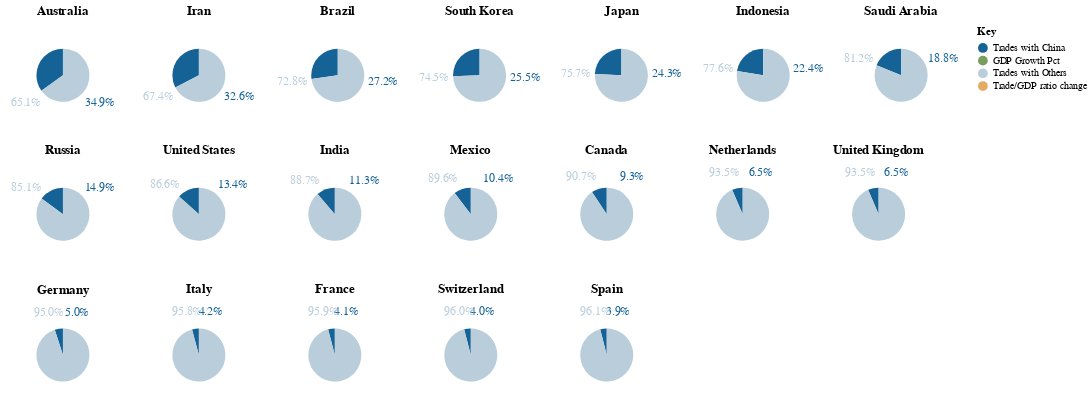

Notebook code for this chart:
### Code cell
my_altair.get_china_section_1()

### Figure 1 — Vega-Lite specification as saved in the notebook (floating-point values rounded to 4 significant figures; data arrays with more than 128 entries replaced by an {"elided": "..."} marker saying what was removed)
{"config": {"view": {"continuousWidth": 400, "continuousHeight": 300}, "title": {"baseline": "line-top", "dy": -5}}, "vconcat": [{"hconcat": [{"layer": [{"mark": {"type": "arc", "outerRadius": 27.14}, "encoding": {"color": {"field": "isChinaPartner", "legend": {"title": "Key"}, "scale": {"domain": ["Trades with China", "GDP Growth Pct", "Trades with Others", "Trade/GDP ratio change"], "range": ["#156296", "#799D5E", "#B9CDDB", "#E4AB65"]}, "type": "nominal"}, "theta": {"field": "total_trade", "type": "quantitative"}, "tooltip": {"field": "total_trade", "format": "$,.0f", "type": "quantitative"}}, "selection": {"Year": {"type": "single", "bind": {"input": "range", "max": 2020, "min": 2014, "step": 1}, "fields": ["Year"], "init": {"Year": 2020}}}, "transform": [{"filter": {"equal": "Australia", "field": "Country"}}]}, {"mark": {"type": "text", "radius": 46.67, "size": 12}, "encoding": {"color": {"field": "isChinaPartner", "legend": {"title": "Key"}, "scale": {"domain": ["Trades with China", "GDP Growth Pct", "Trades with Others", "Trade/GDP ratio change"], "range": ["#156296", "#799D5E", "#B9CDDB", "#E4AB65"]}, "type": "nominal"}, "text": {"field": "PercentOfTotal", "format": ".1%", "type": "quantitative"}, "theta": {"field": "total_trade", "type": "quantitative"}, "tooltip": {"field": "total_trade", "format": "$,.0f", "type": "quantitative"}}, "transform": [{"calculate": "datum.total_trade / datum.total_toWorld_trade", "as": "PercentOfTotal"}, {"filter": {"equal": "Australia", "field": "Country"}}]}], "height": 100.0, "title": "Australia", "transform": [{"filter": {"selection": "Year"}}], "width": 118.8}, {"layer": [{"mark": {"type": "arc", "outerRadius": 27.14}, "encoding": {"color": {"field": "isChinaPartner", "legend": {"title": "Key"}, "scale": {"domain": ["Trades with China", "GDP Growth Pct", "Trades with Others", "Trade/GDP ratio change"], "range": ["#156296", "#799D5E", "#B9CDDB", "#E4AB65"]}, "type": "nominal"}, "theta": {"field": "total_trade", "type": "quantitative"}, "tooltip": {"field": "total_trade", "format": "$,.0f", "type": "quantitative"}}, "selection": {"Year": {"type": "single", "bind": {"input": "range", "max": 2020, "min": 2014, "step": 1}, "fields": ["Year"], "init": {"Year": 2020}}}, "transform": [{"filter": {"equal": "Iran", "field": "Country"}}]}, {"mark": {"type": "text", "radius": 46.67, "size": 12}, "encoding": {"color": {"field": "isChinaPartner", "legend": {"title": "Key"}, "scale": {"domain": ["Trades with China", "GDP Growth Pct", "Trades with Others", "Trade/GDP ratio change"], "range": ["#156296", "#799D5E", "#B9CDDB", "#E4AB65"]}, "type": "nominal"}, "text": {"field": "PercentOfTotal", "format": ".1%", "type": "quantitative"}, "theta": {"field": "total_trade", "type": "quantitative"}, "tooltip": {"field": "total_trade", "format": "$,.0f", "type": "quantitative"}}, "transform": [{"calculate": "datum.total_trade / datum.total_toWorld_trade", "as": "PercentOfTotal"}, {"filter": {"equal": "Iran", "field": "Country"}}]}], "height": 100.0, "title": "Iran", "transform": [{"filter": {"selection": "Year"}}], "width": 118.8}, {"layer": [{"mark": {"type": "arc", "outerRadius": 27.14}, "encoding": {"color": {"field": "isChinaPartner", "legend": {"title": "Key"}, "scale": {"domain": ["Trades with China", "GDP Growth Pct", "Trades with Others", "Trade/GDP ratio change"], "range": ["#156296", "#799D5E", "#B9CDDB", "#E4AB65"]}, "type": "nominal"}, "theta": {"field": "total_trade", "type": "quantitative"}, "tooltip": {"field": "total_trade", "format": "$,.0f", "type": "quantitative"}}, "selection": {"Year": {"type": "single", "bind": {"input": "range", "max": 2020, "min": 2014, "step": 1}, "fields": ["Year"], "init": {"Year": 2020}}}, "transform": [{"filter": {"equal": "Brazil", "field": "Country"}}]}, {"mark": {"type": "text", "radius": 46.67, "size": 12}, "encoding": {"color": {"field": "isChinaPartner", "legend": {"title": "Key"}, "scale": {"domain": ["Trades with China", "GDP Growth Pct", "Trades with Others", "Trade/GDP ratio change"], "range": ["#156296", "#799D5E", "#B9CDDB", "#E4AB65"]}, "type": "nominal"}, "text": {"field": "PercentOfTotal", "format": ".1%", "type": "quantitative"}, "theta": {"field": "total_trade", "type": "quantitative"}, "tooltip": {"field": "total_trade", "format": "$,.0f", "type": "quantitative"}}, "transform": [{"calculate": "datum.total_trade / datum.total_toWorld_trade", "as": "PercentOfTotal"}, {"filter": {"equal": "Brazil", "field": "Country"}}]}], "height": 100.0, "title": "Brazil", "transform": [{"filter": {"selection": "Year"}}], "width": 118.8}, {"layer": [{"mark": {"type": "arc", "outerRadius": 27.14}, "encoding": {"color": {"field": "isChinaPartner", "legend": {"title": "Key"}, "scale": {"domain": ["Trades with China", "GDP Growth Pct", "Trades with Others", "Trade/GDP ratio change"], "range": ["#156296", "#799D5E", "#B9CDDB", "#E4AB65"]}, "type": "nominal"}, "theta": {"field": "total_trade", "type": "quantitative"}, "tooltip": {"field": "total_trade", "format": "$,.0f", "type": "quantitative"}}, "selection": {"Year": {"type": "single", "bind": {"input": "range", "max": 2020, "min": 2014, "step": 1}, "fields": ["Year"], "init": {"Year": 2020}}}, "transform": [{"filter": {"equal": "South Korea", "field": "Country"}}]}, {"mark": {"type": "text", "radius": 46.67, "size": 12}, "encoding": {"color": {"field": "isChinaPartner", "legend": {"title": "Key"}, "scale": {"domain": ["Trades with China", "GDP Growth Pct", "Trades with Others", "Trade/GDP ratio change"], "range": ["#156296", "#799D5E", "#B9CDDB", "#E4AB65"]}, "type": "nominal"}, "text": {"field": "PercentOfTotal", "format": ".1%", "type": "quantitative"}, "theta": {"field": "total_trade", "type": "quantitative"}, "tooltip": {"field": "total_trade", "format": "$,.0f", "type": "quantitative"}}, "transform": [{"calculate": "datum.total_trade / datum.total_toWorld_trade", "as": "PercentOfTotal"}, {"filter": {"equal": "South Korea", "field": "Country"}}]}], "height": 100.0, "title": "South Korea", "transform": [{"filter": {"selection": "Year"}}], "width": 118.8}, {"layer": [{"mark": {"type": "arc", "outerRadius": 27.14}, "encoding": {"color": {"field": "isChinaPartner", "legend": {"title": "Key"}, "scale": {"domain": ["Trades with China", "GDP Growth Pct", "Trades with Others", "Trade/GDP ratio change"], "range": ["#156296", "#799D5E", "#B9CDDB", "#E4AB65"]}, "type": "nominal"}, "theta": {"field": "total_trade", "type": "quantitative"}, "tooltip": {"field": "total_trade", "format": "$,.0f", "type": "quantitative"}}, "selection": {"Year": {"type": "single", "bind": {"input": "range", "max": 2020, "min": 2014, "step": 1}, "fields": ["Year"], "init": {"Year": 2020}}}, "transform": [{"filter": {"equal": "Japan", "field": "Country"}}]}, {"mark": {"type": "text", "radius": 46.67, "size": 12}, "encoding": {"color": {"field": "isChinaPartner", "legend": {"title": "Key"}, "scale": {"domain": ["Trades with China", "GDP Growth Pct", "Trades with Others", "Trade/GDP ratio change"], "range": ["#156296", "#799D5E", "#B9CDDB", "#E4AB65"]}, "type": "nominal"}, "text": {"field": "PercentOfTotal", "format": ".1%", "type": "quantitative"}, "theta": {"field": "total_trade", "type": "quantitative"}, "tooltip": {"field": "total_trade", "format": "$,.0f", "type": "quantitative"}}, "transform": [{"calculate": "datum.total_trade / datum.total_toWorld_trade", "as": "PercentOfTotal"}, {"filter": {"equal": "Japan", "field": "Country"}}]}], "height": 100.0, "title": "Japan", "transform": [{"filter": {"selection": "Year"}}], "width": 118.8}, {"layer": [{"mark": {"type": "arc", "outerRadius": 27.14}, "encoding": {"color": {"field": "isChinaPartner", "legend": {"title": "Key"}, "scale": {"domain": ["Trades with China", "GDP Growth Pct", "Trades with Others", "Trade/GDP ratio change"], "range": ["#156296", "#799D5E", "#B9CDDB", "#E4AB65"]}, "type": "nominal"}, "theta": {"field": "total_trade", "type": "quantitative"}, "tooltip": {"field": "total_trade", "format": "$,.0f", "type": "quantitative"}}, "selection": {"Year": {"type": "single", "bind": {"input": "range", "max": 2020, "min": 2014, "step": 1}, "fields": ["Year"], "init": {"Year": 2020}}}, "transform": [{"filter": {"equal": "Indonesia", "field": "Country"}}]}, {"mark": {"type": "text", "radius": 46.67, "size": 12}, "encoding": {"color": {"field": "isChinaPartner", "legend": {"title": "Key"}, "scale": {"domain": ["Trades with China", "GDP Growth Pct", "Trades with Others", "Trade/GDP ratio change"], "range": ["#156296", "#799D5E", "#B9CDDB", "#E4AB65"]}, "type": "nominal"}, "text": {"field": "PercentOfTotal", "format": ".1%", "type": "quantitative"}, "theta": {"field": "total_trade", "type": "quantitative"}, "tooltip": {"field": "total_trade", "format": "$,.0f", "type": "quantitative"}}, "transform": [{"calculate": "datum.total_trade / datum.total_toWorld_trade", "as": "PercentOfTotal"}, {"filter": {"equal": "Indonesia", "field": "Country"}}]}], "height": 100.0, "title": "Indonesia", "transform": [{"filter": {"selection": "Year"}}], "width": 118.8}, {"layer": [{"mark": {"type": "arc", "outerRadius": 27.14}, "encoding": {"color": {"field": "isChinaPartner", "legend": {"title": "Key"}, "scale": {"domain": ["Trades with China", "GDP Growth Pct", "Trades with Others", "Trade/GDP ratio change"], "range": ["#156296", "#799D5E", "#B9CDDB", "#E4AB65"]}, "type": "nominal"}, "theta": {"field": "total_trade", "type": "quantitative"}, "tooltip": {"field": "total_trade", "format": "$,.0f", "type": "quantitative"}}, "selection": {"Year": {"type": "single", "bind": {"input": "range", "max": 2020, "min": 2014, "step": 1}, "fields": ["Year"], "init": {"Year": 2020}}}, "transform": [{"filter": {"equal": "Saudi Arabia", "field": "Country"}}]}, {"mark": {"type": "text", "radius": 46.67, "size": 12}, "encoding": {"color": {"field": "isChinaPartner", "legend": {"title": "Key"}, "scale": {"domain": ["Trades with China", "GDP Growth Pct", "Trades with Others", "Trade/GDP ratio change"], "range": ["#156296", "#799D5E", "#B9CDDB", "#E4AB65"]}, "type": "nominal"}, "text": {"field": "PercentOfTotal", "format": ".1%", "type": "quantitative"}, "theta": {"field": "total_trade", "type": "quantitative"}, "tooltip": {"field": "total_trade", "format": "$,.0f", "type": "quantitative"}}, "transform": [{"calculate": "datum.total_trade / datum.total_toWorld_trade", "as": "PercentOfTotal"}, {"filter": {"equal": "Saudi Arabia", "field": "Country"}}]}], "height": 100.0, "title": "Saudi Arabia", "transform": [{"filter": {"selection": "Year"}}], "width": 118.8}]}, {"hconcat": [{"layer": [{"mark": {"type": "arc", "outerRadius": 27.14}, "encoding": {"color": {"field": "isChinaPartner", "legend": {"title": "Key"}, "scale": {"domain": ["Trades with China", "GDP Growth Pct", "Trades with Others", "Trade/GDP ratio change"], "range": ["#156296", "#799D5E", "#B9CDDB", "#E4AB65"]}, "type": "nominal"}, "theta": {"field": "total_trade", "type": "quantitative"}, "tooltip": {"field": "total_trade", "format": "$,.0f", "type": "quantitative"}}, "selection": {"Year": {"type": "single", "bind": {"input": "range", "max": 2020, "min": 2014, "step": 1}, "fields": ["Year"], "init": {"Year": 2020}}}, "transform": [{"filter": {"equal": "Russia", "field": "Country"}}]}, {"mark": {"type": "text", "radius": 46.67, "size": 12}, "encoding": {"color": {"field": "isChinaPartner", "legend": {"title": "Key"}, "scale": {"domain": ["Trades with China", "GDP Growth Pct", "Trades with Others", "Trade/GDP ratio change"], "range": ["#156296", "#799D5E", "#B9CDDB", "#E4AB65"]}, "type": "nominal"}, "text": {"field": "PercentOfTotal", "format": ".1%", "type": "quantitative"}, "theta": {"field": "total_trade", "type": "quantitative"}, "tooltip": {"field": "total_trade", "format": "$,.0f", "type": "quantitative"}}, "transform": [{"calculate": "datum.total_trade / datum.total_toWorld_trade", "as": "PercentOfTotal"}, {"filter": {"equal": "Russia", "field": "Country"}}]}], "height": 100.0, "title": "Russia", "transform": [{"filter": {"selection": "Year"}}], "width": 118.8}, {"layer": [{"mark": {"type": "arc", "outerRadius": 27.14}, "encoding": {"color": {"field": "isChinaPartner", "legend": {"title": "Key"}, "scale": {"domain": ["Trades with China", "GDP Growth Pct", "Trades with Others", "Trade/GDP ratio change"], "range": ["#156296", "#799D5E", "#B9CDDB", "#E4AB65"]}, "type": "nominal"}, "theta": {"field": "total_trade", "type": "quantitative"}, "tooltip": {"field": "total_trade", "format": "$,.0f", "type": "quantitative"}}, "selection": {"Year": {"type": "single", "bind": {"input": "range", "max": 2020, "min": 2014, "step": 1}, "fields": ["Year"], "init": {"Year": 2020}}}, "transform": [{"filter": {"equal": "United States", "field": "Country"}}]}, {"mark": {"type": "text", "radius": 46.67, "size": 12}, "encoding": {"color": {"field": "isChinaPartner", "legend": {"title": "Key"}, "scale": {"domain": ["Trades with China", "GDP Growth Pct", "Trades with Others", "Trade/GDP ratio change"], "range": ["#156296", "#799D5E", "#B9CDDB", "#E4AB65"]}, "type": "nominal"}, "text": {"field": "PercentOfTotal", "format": ".1%", "type": "quantitative"}, "theta": {"field": "total_trade", "type": "quantitative"}, "tooltip": {"field": "total_trade", "format": "$,.0f", "type": "quantitative"}}, "transform": [{"calculate": "datum.total_trade / datum.total_toWorld_trade", "as": "PercentOfTotal"}, {"filter": {"equal": "United States", "field": "Country"}}]}], "height": 100.0, "title": "United States", "transform": [{"filter": {"selection": "Year"}}], "width": 118.8}, {"layer": [{"mark": {"type": "arc", "outerRadius": 27.14}, "encoding": {"color": {"field": "isChinaPartner", "legend": {"title": "Key"}, "scale": {"domain": ["Trades with China", "GDP Growth Pct", "Trades with Others", "Trade/GDP ratio change"], "range": ["#156296", "#799D5E", "#B9CDDB", "#E4AB65"]}, "type": "nominal"}, "theta": {"field": "total_trade", "type": "quantitative"}, "tooltip": {"field": "total_trade", "format": "$,.0f", "type": "quantitative"}}, "selection": {"Year": {"type": "single", "bind": {"input": "range", "max": 2020, "min": 2014, "step": 1}, "fields": ["Year"], "init": {"Year": 2020}}}, "transform": [{"filter": {"equal": "India", "field": "Country"}}]}, {"mark": {"type": "text", "radius": 46.67, "size": 12}, "encoding": {"color": {"field": "isChinaPartner", "legend": {"title": "Key"}, "scale": {"domain": ["Trades with China", "GDP Growth Pct", "Trades with Others", "Trade/GDP ratio change"], "range": ["#156296", "#799D5E", "#B9CDDB", "#E4AB65"]}, "type": "nominal"}, "text": {"field": "PercentOfTotal", "format": ".1%", "type": "quantitative"}, "theta": {"field": "total_trade", "type": "quantitative"}, "tooltip": {"field": "total_trade", "format": "$,.0f", "type": "quantitative"}}, "transform": [{"calculate": "datum.total_trade / datum.total_toWorld_trade", "as": "PercentOfTotal"}, {"filter": {"equal": "India", "field": "Country"}}]}], "height": 100.0, "title": "India", "transform": [{"filter": {"selection": "Year"}}], "width": 118.8}, {"layer": [{"mark": {"type": "arc", "outerRadius": 27.14}, "encoding": {"color": {"field": "isChinaPartner", "legend": {"title": "Key"}, "scale": {"domain": ["Trades with China", "GDP Growth Pct", "Trades with Others", "Trade/GDP ratio change"], "range": ["#156296", "#799D5E", "#B9CDDB", "#E4AB65"]}, "type": "nominal"}, "theta": {"field": "total_trade", "type": "quantitative"}, "tooltip": {"field": "total_trade", "format": "$,.0f", "type": "quantitative"}}, "selection": {"Year": {"type": "single", "bind": {"input": "range", "max": 2020, "min": 2014, "step": 1}, "fields": ["Year"], "init": {"Year": 2020}}}, "transform": [{"filter": {"equal": "Mexico", "field": "Country"}}]}, {"mark": {"type": "text", "radius": 46.67, "size": 12}, "encoding": {"color": {"field": "isChinaPartner", "legend": {"title": "Key"}, "scale": {"domain": ["Trades with China", "GDP Growth Pct", "Trades with Others", "Trade/GDP ratio change"], "range": ["#156296", "#799D5E", "#B9CDDB", "#E4AB65"]}, "type": "nominal"}, "text": {"field": "PercentOfTotal", "format": ".1%", "type": "quantitative"}, "theta": {"field": "total_trade", "type": "quantitative"}, "tooltip": {"field": "total_trade", "format": "$,.0f", "type": "quantitative"}}, "transform": [{"calculate": "datum.total_trade / datum.total_toWorld_trade", "as": "PercentOfTotal"}, {"filter": {"equal": "Mexico", "field": "Country"}}]}], "height": 100.0, "title": "Mexico", "transform": [{"filter": {"selection": "Year"}}], "width": 118.8}, {"layer": [{"mark": {"type": "arc", "outerRadius": 27.14}, "encoding": {"color": {"field": "isChinaPartner", "legend": {"title": "Key"}, "scale": {"domain": ["Trades with China", "GDP Growth Pct", "Trades with Others", "Trade/GDP ratio change"], "range": ["#156296", "#799D5E", "#B9CDDB", "#E4AB65"]}, "type": "nominal"}, "theta": {"field": "total_trade", "type": "quantitative"}, "tooltip": {"field": "total_trade", "format": "$,.0f", "type": "quantitative"}}, "selection": {"Year": {"type": "single", "bind": {"input": "range", "max": 2020, "min": 2014, "step": 1}, "fields": ["Year"], "init": {"Year": 2020}}}, "transform": [{"filter": {"equal": "Canada", "field": "Country"}}]}, {"mark": {"type": "text", "radius": 46.67, "size": 12}, "encoding": {"color": {"field": "isChinaPartner", "legend": {"title": "Key"}, "scale": {"domain": ["Trades with China", "GDP Growth Pct", "Trades with Others", "Trade/GDP ratio change"], "range": ["#156296", "#799D5E", "#B9CDDB", "#E4AB65"]}, "type": "nominal"}, "text": {"field": "PercentOfTotal", "format": ".1%", "type": "quantitative"}, "theta": {"field": "total_trade", "type": "quantitative"}, "tooltip": {"field": "total_trade", "format": "$,.0f", "type": "quantitative"}}, "transform": [{"calculate": "datum.total_trade / datum.total_toWorld_trade", "as": "PercentOfTotal"}, {"filter": {"equal": "Canada", "field": "Country"}}]}], "height": 100.0, "title": "Canada", "transform": [{"filter": {"selection": "Year"}}], "width": 118.8}, {"layer": [{"mark": {"type": "arc", "outerRadius": 27.14}, "encoding": {"color": {"field": "isChinaPartner", "legend": {"title": "Key"}, "scale": {"domain": ["Trades with China", "GDP Growth Pct", "Trades with Others", "Trade/GDP ratio change"], "range": ["#156296", "#799D5E", "#B9CDDB", "#E4AB65"]}, "type": "nominal"}, "theta": {"field": "total_trade", "type": "quantitative"}, "tooltip": {"field": "total_trade", "format": "$,.0f", "type": "quantitative"}}, "selection": {"Year": {"type": "single", "bind": {"input": "range", "max": 2020, "min": 2014, "step": 1}, "fields": ["Year"], "init": {"Year": 2020}}}, "transform": [{"filter": {"equal": "Netherlands", "field": "Country"}}]}, {"mark": {"type": "text", "radius": 46.67, "size": 12}, "encoding": {"color": {"field": "isChinaPartner", "legend": {"title": "Key"}, "scale": {"domain": ["Trades with China", "GDP Growth Pct", "Trades with Others", "Trade/GDP ratio change"], "range": ["#156296", "#799D5E", "#B9CDDB", "#E4AB65"]}, "type": "nominal"}, "text": {"field": "PercentOfTotal", "format": ".1%", "type": "quantitative"}, "theta": {"field": "total_trade", "type": "quantitative"}, "tooltip": {"field": "total_trade", "format": "$,.0f", "type": "quantitative"}}, "transform": [{"calculate": "datum.total_trade / datum.total_toWorld_trade", "as": "PercentOfTotal"}, {"filter": {"equal": "Netherlands", "field": "Country"}}]}], "height": 100.0, "title": "Netherlands", "transform": [{"filter": {"selection": "Year"}}], "width": 118.8}, {"layer": [{"mark": {"type": "arc", "outerRadius": 27.14}, "encoding": {"color": {"field": "isChinaPartner", "legend": {"title": "Key"}, "scale": {"domain": ["Trades with China", "GDP Growth Pct", "Trades with Others", "Trade/GDP ratio change"], "range": ["#156296", "#799D5E", "#B9CDDB", "#E4AB65"]}, "type": "nominal"}, "theta": {"field": "total_trade", "type": "quantitative"}, "tooltip": {"field": "total_trade", "format": "$,.0f", "type": "quantitative"}}, "selection": {"Year": {"type": "single", "bind": {"input": "range", "max": 2020, "min": 2014, "step": 1}, "fields": ["Year"], "init": {"Year": 2020}}}, "transform": [{"filter": {"equal": "United Kingdom", "field": "Country"}}]}, {"mark": {"type": "text", "radius": 46.67, "size": 12}, "encoding": {"color": {"field": "isChinaPartner", "legend": {"title": "Key"}, "scale": {"domain": ["Trades with China", "GDP Growth Pct", "Trades with Others", "Trade/GDP ratio change"], "range": ["#156296", "#799D5E", "#B9CDDB", "#E4AB65"]}, "type": "nominal"}, "text": {"field": "PercentOfTotal", "format": ".1%", "type": "quantitative"}, "theta": {"field": "total_trade", "type": "quantitative"}, "tooltip": {"field": "total_trade", "format": "$,.0f", "type": "quantitative"}}, "transform": [{"calculate": "datum.total_trade / datum.total_toWorld_trade", "as": "PercentOfTotal"}, {"filter": {"equal": "United Kingdom", "field": "Country"}}]}], "height": 100.0, "title": "United Kingdom", "transform": [{"filter": {"selection": "Year"}}], "width": 118.8}]}, {"hconcat": [{"layer": [{"mark": {"type": "arc", "outerRadius": 27.14}, "encoding": {"color": {"field": "isChinaPartner", "legend": {"title": "Key"}, "scale": {"domain": ["Trades with China", "GDP Growth Pct", "Trades with Others", "Trade/GDP ratio change"], "range": ["#156296", "#799D5E", "#B9CDDB", "#E4AB65"]}, "type": "nominal"}, "theta": {"field": "total_trade", "type": "quantitative"}, "tooltip": {"field": "total_trade", "format": "$,.0f", "type": "quantitative"}}, "selection": {"Year": {"type": "single", "bind": {"input": "range", "max": 2020, "min": 2014, "step": 1}, "fields": ["Year"], "init": {"Year": 2020}}}, "transform": [{"filter": {"equal": "Germany", "field": "Country"}}]}, {"mark": {"type": "text", "radius": 46.67, "size": 12}, "encoding": {"color": {"field": "isChinaPartner", "legend": {"title": "Key"}, "scale": {"domain": ["Trades with China", "GDP Growth Pct", "Trades with Others", "Trade/GDP ratio change"], "range": ["#156296", "#799D5E", "#B9CDDB", "#E4AB65"]}, "type": "nominal"}, "text": {"field": "PercentOfTotal", "format": ".1%", "type": "quantitative"}, "theta": {"field": "total_trade", "type": "quantitative"}, "tooltip": {"field": "total_trade", "format": "$,.0f", "type": "quantitative"}}, "transform": [{"calculate": "datum.total_trade / datum.total_toWorld_trade", "as": "PercentOfTotal"}, {"filter": {"equal": "Germany", "field": "Country"}}]}], "height": 100.0, "title": "Germany", "transform": [{"filter": {"selection": "Year"}}], "width": 118.8}, {"layer": [{"mark": {"type": "arc", "outerRadius": 27.14}, "encoding": {"color": {"field": "isChinaPartner", "legend": {"title": "Key"}, "scale": {"domain": ["Trades with China", "GDP Growth Pct", "Trades with Others", "Trade/GDP ratio change"], "range": ["#156296", "#799D5E", "#B9CDDB", "#E4AB65"]}, "type": "nominal"}, "theta": {"field": "total_trade", "type": "quantitative"}, "tooltip": {"field": "total_trade", "format": "$,.0f", "type": "quantitative"}}, "selection": {"Year": {"type": "single", "bind": {"input": "range", "max": 2020, "min": 2014, "step": 1}, "fields": ["Year"], "init": {"Year": 2020}}}, "transform": [{"filter": {"equal": "Italy", "field": "Country"}}]}, {"mark": {"type": "text", "radius": 46.67, "size": 12}, "encoding": {"color": {"field": "isChinaPartner", "legend": {"title": "Key"}, "scale": {"domain": ["Trades with China", "GDP Growth Pct", "Trades with Others", "Trade/GDP ratio change"], "range": ["#156296", "#799D5E", "#B9CDDB", "#E4AB65"]}, "type": "nominal"}, "text": {"field": "PercentOfTotal", "format": ".1%", "type": "quantitative"}, "theta": {"field": "total_trade", "type": "quantitative"}, "tooltip": {"field": "total_trade", "format": "$,.0f", "type": "quantitative"}}, "transform": [{"calculate": "datum.total_trade / datum.total_toWorld_trade", "as": "PercentOfTotal"}, {"filter": {"equal": "Italy", "field": "Country"}}]}], "height": 100.0, "title": "Italy", "transform": [{"filter": {"selection": "Year"}}], "width": 118.8}, {"layer": [{"mark": {"type": "arc", "outerRadius": 27.14}, "encoding": {"color": {"field": "isChinaPartner", "legend": {"title": "Key"}, "scale": {"domain": ["Trades with China", "GDP Growth Pct", "Trades with Others", "Trade/GDP ratio change"], "range": ["#156296", "#799D5E", "#B9CDDB", "#E4AB65"]}, "type": "nominal"}, "theta": {"field": "total_trade", "type": "quantitative"}, "tooltip": {"field": "total_trade", "format": "$,.0f", "type": "quantitative"}}, "selection": {"Year": {"type": "single", "bind": {"input": "range", "max": 2020, "min": 2014, "step": 1}, "fields": ["Year"], "init": {"Year": 2020}}}, "transform": [{"filter": {"equal": "France", "field": "Country"}}]}, {"mark": {"type": "text", "radius": 46.67, "size": 12}, "encoding": {"color": {"field": "isChinaPartner", "legend": {"title": "Key"}, "scale": {"domain": ["Trades with China", "GDP Growth Pct", "Trades with Others", "Trade/GDP ratio change"], "range": ["#156296", "#799D5E", "#B9CDDB", "#E4AB65"]}, "type": "nominal"}, "text": {"field": "PercentOfTotal", "format": ".1%", "type": "quantitative"}, "theta": {"field": "total_trade", "type": "quantitative"}, "tooltip": {"field": "total_trade", "format": "$,.0f", "type": "quantitative"}}, "transform": [{"calculate": "datum.total_trade / datum.total_toWorld_trade", "as": "PercentOfTotal"}, {"filter": {"equal": "France", "field": "Country"}}]}], "height": 100.0, "title": "France", "transform": [{"filter": {"selection": "Year"}}], "width": 118.8}, {"layer": [{"mark": {"type": "arc", "outerRadius": 27.14}, "encoding": {"color": {"field": "isChinaPartner", "legend": {"title": "Key"}, "scale": {"domain": ["Trades with China", "GDP Growth Pct", "Trades with Others", "Trade/GDP ratio change"], "range": ["#156296", "#799D5E", "#B9CDDB", "#E4AB65"]}, "type": "nominal"}, "theta": {"field": "total_trade", "type": "quantitative"}, "tooltip": {"field": "total_trade", "format": "$,.0f", "type": "quantitative"}}, "selection": {"Year": {"type": "single", "bind": {"input": "range", "max": 2020, "min": 2014, "step": 1}, "fields": ["Year"], "init": {"Year": 2020}}}, "transform": [{"filter": {"equal": "Switzerland", "field": "Country"}}]}, {"mark": {"type": "text", "radius": 46.67, "size": 12}, "encoding": {"color": {"field": "isChinaPartner", "legend": {"title": "Key"}, "scale": {"domain": ["Trades with China", "GDP Growth Pct", "Trades with Others", "Trade/GDP ratio change"], "range": ["#156296", "#799D5E", "#B9CDDB", "#E4AB65"]}, "type": "nominal"}, "text": {"field": "PercentOfTotal", "format": ".1%", "type": "quantitative"}, "theta": {"field": "total_trade", "type": "quantitative"}, "tooltip": {"field": "total_trade", "format": "$,.0f", "type": "quantitative"}}, "transform": [{"calculate": "datum.total_trade / datum.total_toWorld_trade", "as": "PercentOfTotal"}, {"filter": {"equal": "Switzerland", "field": "Country"}}]}], "height": 100.0, "title": "Switzerland", "transform": [{"filter": {"selection": "Year"}}], "width": 118.8}, {"layer": [{"mark": {"type": "arc", "outerRadius": 27.14}, "encoding": {"color": {"field": "isChinaPartner", "legend": {"title": "Key"}, "scale": {"domain": ["Trades with China", "GDP Growth Pct", "Trades with Others", "Trade/GDP ratio change"], "range": ["#156296", "#799D5E", "#B9CDDB", "#E4AB65"]}, "type": "nominal"}, "theta": {"field": "total_trade", "type": "quantitative"}, "tooltip": {"field": "total_trade", "format": "$,.0f", "type": "quantitative"}}, "selection": {"Year": {"type": "single", "bind": {"input": "range", "max": 2020, "min": 2014, "step": 1}, "fields": ["Year"], "init": {"Year": 2020}}}, "transform": [{"filter": {"equal": "Spain", "field": "Country"}}]}, {"mark": {"type": "text", "radius": 46.67, "size": 12}, "encoding": {"color": {"field": "isChinaPartner", "legend": {"title": "Key"}, "scale": {"domain": ["Trades with China", "GDP Growth Pct", "Trades with Others", "Trade/GDP ratio change"], "range": ["#156296", "#799D5E", "#B9CDDB", "#E4AB65"]}, "type": "nominal"}, "text": {"field": "PercentOfTotal", "format": ".1%", "type": "quantitative"}, "theta": {"field": "total_trade", "type": "quantitative"}, "tooltip": {"field": "total_trade", "format": "$,.0f", "type": "quantitative"}}, "transform": [{"calculate": "datum.total_trade / datum.total_toWorld_trade", "as": "PercentOfTotal"}, {"filter": {"equal": "Spain", "field": "Country"}}]}], "height": 100.0, "title": "Spain", "transform": [{"filter": {"selection": "Year"}}], "width": 118.8}]}], "data": {"name": "data-bd15bf6076e0b0ae9eed147214942cdf"}, "$schema": "https://vega.github.io/schema/vega-lite/v4.17.0.json", "datasets": {"data-bd15bf6076e0b0ae9eed147214942cdf": {"elided": "553 records"}}}
